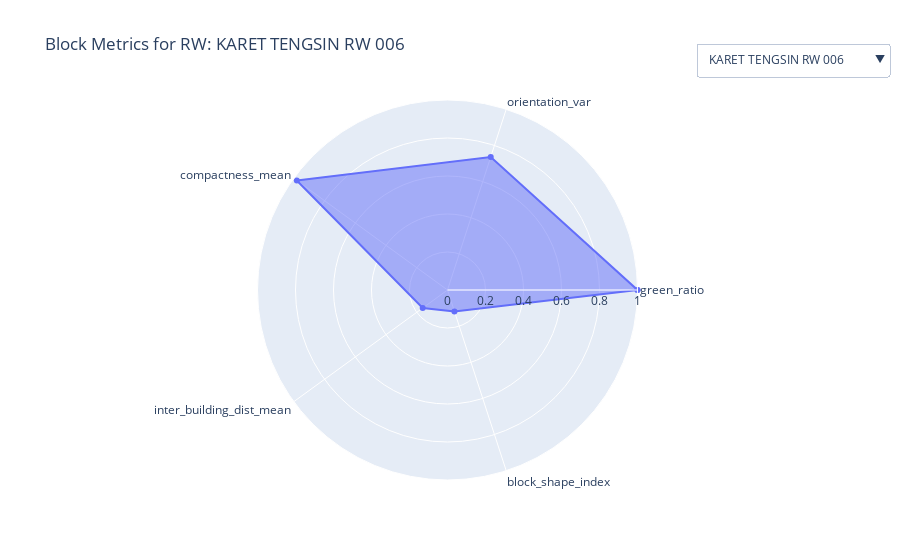

Source (notebook cell):
### Markdown cell above
## Block Metric Windrose

### Code cell
import plotly.graph_objects as go
from sklearn.preprocessing import MinMaxScaler

# List of columns to normalize
cols = [
    'green_ratio', 
    'orientation_var', 
    'compactness_mean', 
    'inter_building_dist_mean', 
    'block_shape_index'
]

# Drop rows with missing values in any of these columns
plot_df = block_unit.dropna(subset=cols + ['block'])

# Normalize the columns
scaler = MinMaxScaler()
norm_values = scaler.fit_transform(plot_df[cols])
norm_df = plot_df.copy()
norm_df[cols] = norm_values

# Prepare radar plot data for each WADMRW
categories = cols + [cols[0]]  # close the loop for radar
radar_data = {}
for idx, row in norm_df.iterrows():
    values = [row[col] for col in cols]
    values += [values[0]]  # close the loop
    radar_data[row['block']] = values

# Create initial radar plot for the first WADMRW
first_wadm = norm_df['block'].iloc[0]
fig = go.Figure()

fig.add_trace(go.Scatterpolar(
    r=radar_data[first_wadm],
    theta=categories,
    fill='toself',
    name=str(first_wadm)
))

# Add dropdown for block selection
dropdown_buttons = []
for wadm in norm_df['block']:
    dropdown_buttons.append(
        dict(
            method='update',
            label=str(wadm),
            args=[{'r': [radar_data[wadm]]}, 
                  {'title': f'Normalised Block Metrics for: {wadm}'}]
        )
    )

fig.update_layout(
    polar=dict(
        radialaxis=dict(
            visible=True,
            range=[0, 1]
        )
    ),
    updatemenus=[dict(
        type="dropdown",
        direction="down",
        buttons=dropdown_buttons,
        x=1.1,
        y=1.15
    )],
    title=f'Block Metrics for RW: {first_wadm}'
)

fig.show()

### Figure 1 — Plotly figure (JSON) as saved in the notebook; plotly's stock layout.template omitted (floating-point values rounded to 4 significant figures)
{"data": [{"fill": "toself", "name": "KARET TENGSIN RW 006", "r": [1.0, 0.7364, 0.9804, 0.1613, 0.1184, 1.0], "theta": ["green_ratio", "orientation_var", "compactness_mean", "inter_building_dist_mean", "block_shape_index", "green_ratio"], "type": "scatterpolar"}], "layout": {"polar": {"radialaxis": {"range": [0, 1], "visible": true}}, "title": {"text": "Block Metrics for RW: KARET TENGSIN RW 006"}, "updatemenus": [{"buttons": [{"args": [{"r": [[1.0, 0.7364, 0.9804, 0.1613, 0.1184, 1.0]]}, {"title": "Normalised Block Metrics for: KARET TENGSIN RW 006"}], "label": "KARET TENGSIN RW 006", "method": "update"}, {"args": [{"r": [[0, 0.6889, 0.9872, 0.1186, 0.1117, 0]]}, {"title": "Normalised Block Metrics for: KARET TENGSIN RW 007"}], "label": "KARET TENGSIN RW 007", "method": "update"}, {"args": [{"r": [[0.2281, 0.9206, 0.9501, 0.159, 0.1134, 0.2281]]}, {"title": "Normalised Block Metrics for: KARET TENGSIN RW 009"}], "label": "KARET TENGSIN RW 009", "method": "update"}, {"args": [{"r": [[0.006792, 0.7669, 0.714, 0.1904, 0.1826, 0.006792]]}, {"title": "Normalised Block Metrics for: KARET TENGSIN RW 011"}], "label": "KARET TENGSIN RW 011", "method": "update"}, {"args": [{"r": [[0.02764, 0.3469, 0.9736, 0.07259, 0.08877, 0.02764]]}, {"title": "Normalised Block Metrics for: PETAMBURAN RW 001"}], "label": "PETAMBURAN RW 001", "method": "update"}, {"args": [{"r": [[0.6113, 0.7852, 0.9845, 0.1051, 0.1215, 0.6113]]}, {"title": "Normalised Block Metrics for: KARET TENGSIN RW 005"}], "label": "KARET TENGSIN RW 005", "method": "update"}, {"args": [{"r": [[0, 0.6059, 0.9795, 0.1019, 0.3164, 0]]}, {"title": "Normalised Block Metrics for: PETAMBURAN RW 002"}], "label": "PETAMBURAN RW 002", "method": "update"}, {"args": [{"r": [[0, 0.4881, 0.9811, 0.1126, 0.1839, 0]]}, {"title": "Normalised Block Metrics for: PETAMBURAN RW 003"}], "label": "PETAMBURAN RW 003", "method": "update"}, {"args": [{"r": [[0, 0.8293, 0.9843, 0.1061, 0.1428, 0]]}, {"title": "Normalised Block Metrics for: PETAMBURAN RW 004"}], "label": "PETAMBURAN RW 004", "method": "update"}, {"args": [{"r": [[0, 0.6778, 0.968, 0.1182, 0.2558, 0]]}, {"title": "Normalised Block Metrics for: PETAMBURAN RW 005"}], "label": "PETAMBURAN RW 005", "method": "update"}, {"args": [{"r": [[0.05227, 0.5862, 0.9673, 0.08686, 0.2638, 0.05227]]}, {"title": "Normalised Block Metrics for: PETAMBURAN RW 006"}], "label": "PETAMBURAN RW 006", "method": "update"}, {"args": [{"r": [[0.07072, 0.75, 0.9939, 0.07697, 1, 0.07072]]}, {"title": "Normalised Block Metrics for: PETAMBURAN RW 007"}], "label": "PETAMBURAN RW 007", "method": "update"}, {"args": [{"r": [[0.2234, 0.9531, 0.9931, 0.12, 0.3004, 0.2234]]}, {"title": "Normalised Block Metrics for: PETAMBURAN RW 008"}], "label": "PETAMBURAN RW 008", "method": "update"}, {"args": [{"r": [[0.08587, 0.0389, 0.827, 0.09542, 0.346, 0.08587]]}, {"title": "Normalised Block Metrics for: PETAMBURAN RW 009"}], "label": "PETAMBURAN RW 009", "method": "update"}, {"args": [{"r": [[0.1803, 0.5903, 0.4197, 0.01686, 0.1203, 0.1803]]}, {"title": "Normalised Block Metrics for: PETAMBURAN RW 010"}], "label": "PETAMBURAN RW 010", "method": "update"}, {"args": [{"r": [[0.04565, 0.1911, 0.9643, 0.131, 0.2324, 0.04565]]}, {"title": "Normalised Block Metrics for: KEBON MELATI RW 002"}], "label": "KEBON MELATI RW 002", "method": "update"}, {"args": [{"r": [[0.2061, 0.6289, 0.9952, 0.03642, 0.09688, 0.2061]]}, {"title": "Normalised Block Metrics for: KEBON MELATI RW 003"}], "label": "KEBON MELATI RW 003", "method": "update"}, {"args": [{"r": [[0, 0, 0.9945, 0.02997, 0.1779, 0]]}, {"title": "Normalised Block Metrics for: KEBON MELATI RW 004"}], "label": "KEBON MELATI RW 004", "method": "update"}, {"args": [{"r": [[0.06245, 0.2572, 0.9763, 0.06472, 0.05892, 0.06245]]}, {"title": "Normalised Block Metrics for: KEBON MELATI RW 005"}], "label": "KEBON MELATI RW 005", "method": "update"}, {"args": [{"r": [[0, 0.5727, 0.8031, 0.04078, 0.01591, 0]]}, {"title": "Normalised Block Metrics for: PETAMBURAN RW 011"}], "label": "PETAMBURAN RW 011", "method": "update"}, {"args": [{"r": [[0.2853, 0.3373, 0.9947, 0.07673, 0.1894, 0.2853]]}, {"title": "Normalised Block Metrics for: KEBON MELATI RW 006"}], "label": "KEBON MELATI RW 006", "method": "update"}, {"args": [{"r": [[0.1466, 0.7371, 0.9227, 0.1153, 0.1056, 0.1466]]}, {"title": "Normalised Block Metrics for: KEBON MELATI RW 007"}], "label": "KEBON MELATI RW 007", "method": "update"}, {"args": [{"r": [[0.06528, 0.4077, 0.9473, 0.1241, 0.04191, 0.06528]]}, {"title": "Normalised Block Metrics for: KEBON MELATI RW 009"}], "label": "KEBON MELATI RW 009", "method": "update"}, {"args": [{"r": [[0, 0.593, 0.9865, 0.1274, 0.1133, 0]]}, {"title": "Normalised Block Metrics for: KEBON MELATI RW 012"}], "label": "KEBON MELATI RW 012", "method": "update"}, {"args": [{"r": [[0, 0.7958, 0.9988, 0.09872, 0.07, 0]]}, {"title": "Normalised Block Metrics for: KEBON MELATI RW 013"}], "label": "KEBON MELATI RW 013", "method": "update"}, {"args": [{"r": [[0, 0.4614, 0.9856, 0.1067, 0.2036, 0]]}, {"title": "Normalised Block Metrics for: KEBON MELATI RW 014"}], "label": "KEBON MELATI RW 014", "method": "update"}, {"args": [{"r": [[0, 0.9179, 0.9971, 0.005211, 0.01231, 0]]}, {"title": "Normalised Block Metrics for: KEBON MELATI RW 015"}], "label": "KEBON MELATI RW 015", "method": "update"}, {"args": [{"r": [[0.04941, 0.6729, 0.989, 0.1164, 0.7632, 0.04941]]}, {"title": "Normalised Block Metrics for: KEBON MELATI RW 016"}], "label": "KEBON MELATI RW 016", "method": "update"}, {"args": [{"r": [[0, 0.7, 0.9743, 0.115, 0.07958, 0]]}, {"title": "Normalised Block Metrics for: KEBON MELATI RW 017"}], "label": "KEBON MELATI RW 017", "method": "update"}, {"args": [{"r": [[0.07072, 0.1915, 0.8851, 0.05815, 0.07963, 0.07072]]}, {"title": "Normalised Block Metrics for: KEBON KACANG RW 001"}], "label": "KEBON KACANG RW 001", "method": "update"}, {"args": [{"r": [[0, 0.4357, 0.7048, 0.08052, 0.1196, 0]]}, {"title": "Normalised Block Metrics for: KEBON KACANG RW 002"}], "label": "KEBON KACANG RW 002", "method": "update"}, {"args": [{"r": [[0.5549, 0.4885, 0.856, 0.06023, 0.07471, 0.5549]]}, {"title": "Normalised Block Metrics for: KEBON KACANG RW 003"}], "label": "KEBON KACANG RW 003", "method": "update"}, {"args": [{"r": [[0, 0.6508, 0.9631, 0.1313, 0.3634, 0]]}, {"title": "Normalised Block Metrics for: KEBON KACANG RW 005"}], "label": "KEBON KACANG RW 005", "method": "update"}, {"args": [{"r": [[0, 0.3364, 0.9745, 0.1115, 0.097, 0]]}, {"title": "Normalised Block Metrics for: KEBON KACANG RW 006"}], "label": "KEBON KACANG RW 006", "method": "update"}, {"args": [{"r": [[0, 0.5976, 0.9577, 0.1111, 0.3919, 0]]}, {"title": "Normalised Block Metrics for: KEBON KACANG RW 007"}], "label": "KEBON KACANG RW 007", "method": "update"}, {"args": [{"r": [[0, 0.3232, 0.9721, 0.1021, 0.1457, 0]]}, {"title": "Normalised Block Metrics for: KEBON KACANG RW 008"}], "label": "KEBON KACANG RW 008", "method": "update"}, {"args": [{"r": [[0.08291, 0.5397, 0.9234, 0.1171, 0.05251, 0.08291]]}, {"title": "Normalised Block Metrics for: KEBON KACANG RW 004"}], "label": "KEBON KACANG RW 004", "method": "update"}, {"args": [{"r": [[0, 0.6563, 0.9832, 0.09744, 0.08721, 0]]}, {"title": "Normalised Block Metrics for: KEBON KACANG RW 009"}], "label": "KEBON KACANG RW 009", "method": "update"}, {"args": [{"r": [[0, 0.9377, 0, 0.04025, 0.06453, 0]]}, {"title": "Normalised Block Metrics for: KEBON KACANG RW 010"}], "label": "KEBON KACANG RW 010", "method": "update"}, {"args": [{"r": [[0, 0.4264, 1, 0.03638, 0.05544, 0]]}, {"title": "Normalised Block Metrics for: KEBON KACANG RW 011"}], "label": "KEBON KACANG RW 011", "method": "update"}, {"args": [{"r": [[0, 1, 0.9991, 0.03451, 0.05354, 0]]}, {"title": "Normalised Block Metrics for: KAMPUNG BALI RW 001"}], "label": "KAMPUNG BALI RW 001", "method": "update"}, {"args": [{"r": [[0, 0.3193, 0.9418, 0.05915, 0.01691, 0]]}, {"title": "Normalised Block Metrics for: KAMPUNG BALI RW 002"}], "label": "KAMPUNG BALI RW 002", "method": "update"}, {"args": [{"r": [[0, 0.4044, 0.9603, 0.133, 0.2057, 0]]}, {"title": "Normalised Block Metrics for: KAMPUNG BALI RW 003"}], "label": "KAMPUNG BALI RW 003", "method": "update"}, {"args": [{"r": [[0, 0.7656, 0.9833, 0.07008, 0.04047, 0]]}, {"title": "Normalised Block Metrics for: KAMPUNG BALI RW 004"}], "label": "KAMPUNG BALI RW 004", "method": "update"}, {"args": [{"r": [[0, 0.5502, 0.9727, 0.09814, 0.2431, 0]]}, {"title": "Normalised Block Metrics for: KAMPUNG BALI RW 005"}], "label": "KAMPUNG BALI RW 005", "method": "update"}, {"args": [{"r": [[0, 0.8371, 0.9805, 0.0651, 0.05778, 0]]}, {"title": "Normalised Block Metrics for: KAMPUNG BALI RW 006"}], "label": "KAMPUNG BALI RW 006", "method": "update"}, {"args": [{"r": [[0, 0.6482, 0.9308, 0.1196, 0.1307, 0]]}, {"title": "Normalised Block Metrics for: KAMPUNG BALI RW 007"}], "label": "KAMPUNG BALI RW 007", "method": "update"}, {"args": [{"r": [[0.1012, 0.6251, 0.9641, 0.0968, 0.1722, 0.1012]]}, {"title": "Normalised Block Metrics for: KAMPUNG BALI RW 008"}], "label": "KAMPUNG BALI RW 008", "method": "update"}, {"args": [{"r": [[0, 0.4975, 0.9859, 0.07575, 0.1055, 0]]}, {"title": "Normalised Block Metrics for: KAMPUNG BALI RW 009"}], "label": "KAMPUNG BALI RW 009", "method": "update"}, {"args": [{"r": [[0.1985, 0.4441, 0.9534, 0.09779, 0.09619, 0.1985]]}, {"title": "Normalised Block Metrics for: KAMPUNG BALI RW 010"}], "label": "KAMPUNG BALI RW 010", "method": "update"}, {"args": [{"r": [[0.6122, 0.6137, 0.7918, 1.0, 0.1035, 0.6122]]}, {"title": "Normalised Block Metrics for: GELORA RW 001"}], "label": "GELORA RW 001", "method": "update"}, {"args": [{"r": [[0.7921, 0.5388, 0.9321, 0.2755, 0.8223, 0.7921]]}, {"title": "Normalised Block Metrics for: GELORA RW 002"}], "label": "GELORA RW 002", "method": "update"}, {"args": [{"r": [[0.1454, 0.3027, 0.9669, 0.1474, 0.3593, 0.1454]]}, {"title": "Normalised Block Metrics for: BENDUNGAN HILIR RW 001"}], "label": "BENDUNGAN HILIR RW 001", "method": "update"}, {"args": [{"r": [[0.1717, 0.4079, 0.9571, 0.2066, 0.1302, 0.1717]]}, {"title": "Normalised Block Metrics for: BENDUNGAN HILIR RW 002"}], "label": "BENDUNGAN HILIR RW 002", "method": "update"}, {"args": [{"r": [[0.01749, 0.3147, 0.9545, 0.2114, 0.2662, 0.01749]]}, {"title": "Normalised Block Metrics for: BENDUNGAN HILIR RW 003"}], "label": "BENDUNGAN HILIR RW 003", "method": "update"}, {"args": [{"r": [[0.009356, 0.5652, 0.9424, 0.2294, 0.1514, 0.009356]]}, {"title": "Normalised Block Metrics for: BENDUNGAN HILIR RW 004"}], "label": "BENDUNGAN HILIR RW 004", "method": "update"}, {"args": [{"r": [[0.01842, 0.1973, 0.971, 0.1634, 0.06652, 0.01842]]}, {"title": "Normalised Block Metrics for: BENDUNGAN HILIR RW 005"}], "label": "BENDUNGAN HILIR RW 005", "method": "update"}, {"args": [{"r": [[0.01265, 0.4185, 0.9681, 0.3671, 0.589, 0.01265]]}, {"title": "Normalised Block Metrics for: BENDUNGAN HILIR RW 006"}], "label": "BENDUNGAN HILIR RW 006", "method": "update"}, {"args": [{"r": [[0.02764, 0.3702, 0.9741, 0.0789, 0, 0.02764]]}, {"title": "Normalised Block Metrics for: BENDUNGAN HILIR RW 007"}], "label": "BENDUNGAN HILIR RW 007", "method": "update"}, {"args": [{"r": [[0, 0.1449, 0.9147, 0.06736, 0.2128, 0]]}, {"title": "Normalised Block Metrics for: BENDUNGAN HILIR RW 008"}], "label": "BENDUNGAN HILIR RW 008", "method": "update"}, {"args": [{"r": [[0, 0.01148, 0.7955, 0, 0.003221, 0]]}, {"title": "Normalised Block Metrics for: BENDUNGAN HILIR RW 009"}], "label": "BENDUNGAN HILIR RW 009", "method": "update"}, {"args": [{"r": [[0.355, 0.6431, 0.948, 0.1112, 0.09107, 0.355]]}, {"title": "Normalised Block Metrics for: KARET TENGSIN RW 002"}], "label": "KARET TENGSIN RW 002", "method": "update"}, {"args": [{"r": [[0.3339, 0.869, 0.9225, 0.1239, 0.1131, 0.3339]]}, {"title": "Normalised Block Metrics for: KARET TENGSIN RW 003"}], "label": "KARET TENGSIN RW 003", "method": "update"}, {"args": [{"r": [[0.5902, 0.6721, 0.9911, 0.09443, 0.1278, 0.5902]]}, {"title": "Normalised Block Metrics for: KARET TENGSIN RW 004"}], "label": "KARET TENGSIN RW 004", "method": "update"}], "direction": "down", "type": "dropdown", "x": 1.1, "y": 1.15}]}}
